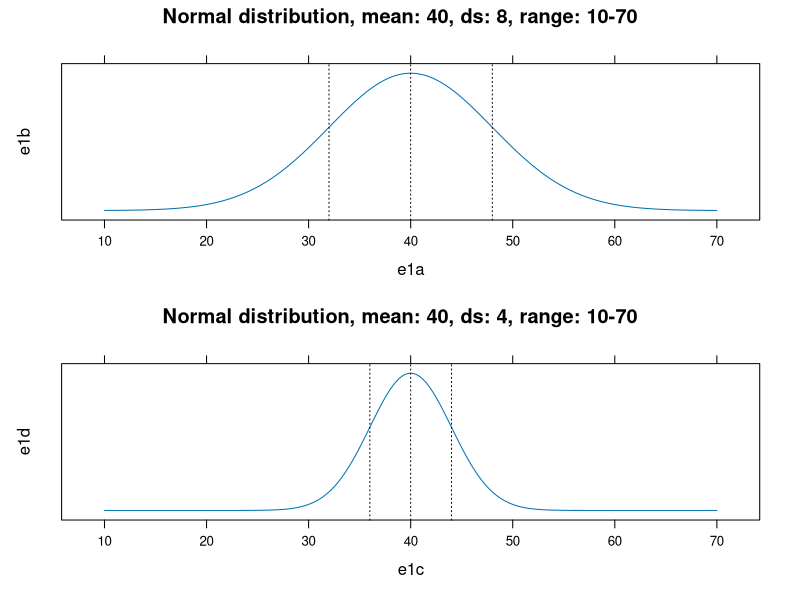
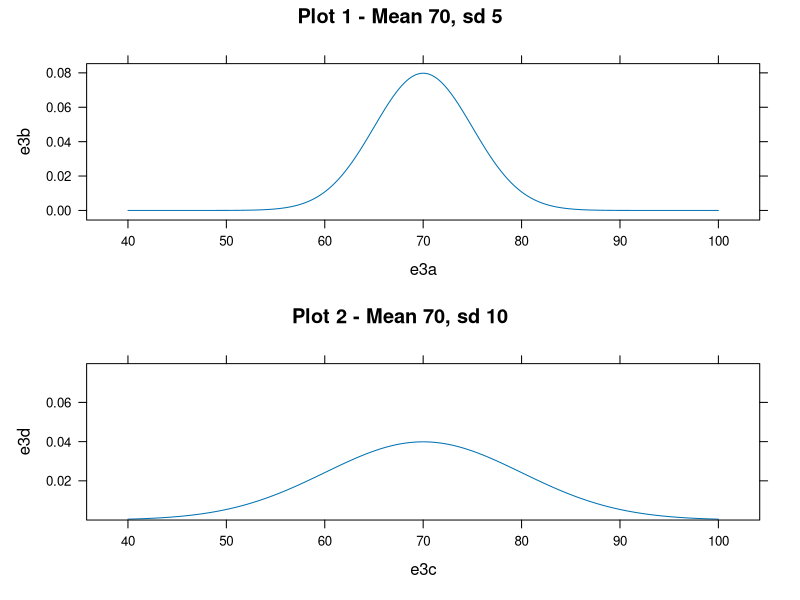
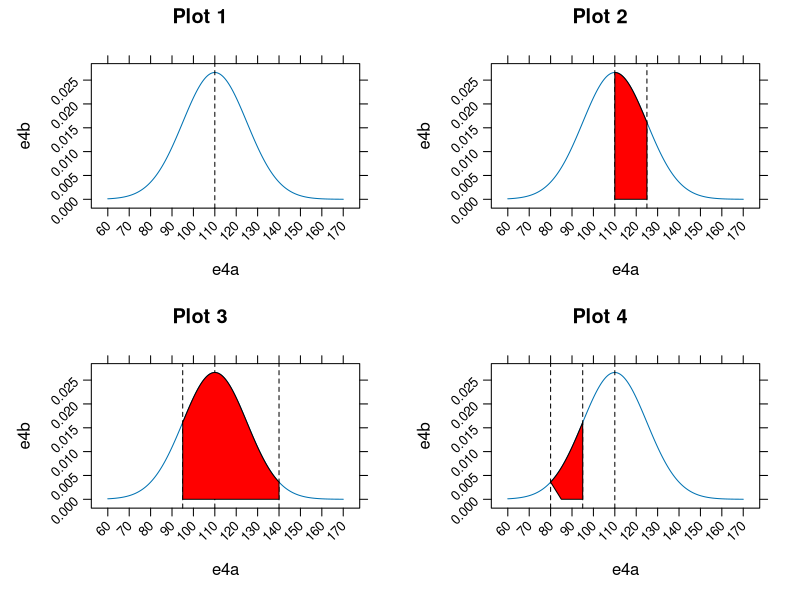
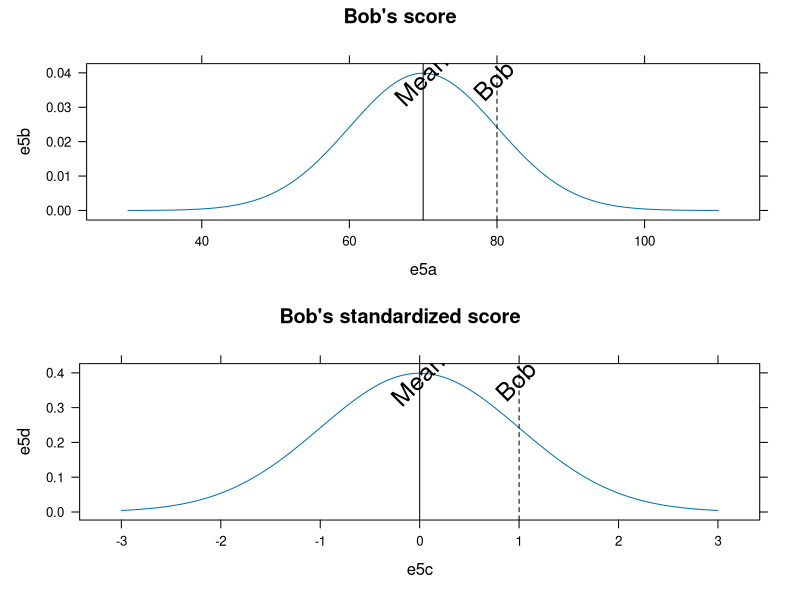

R code for these plots, in order:
## ---- chunk 1
knitr::opts_chunk$set(cache=TRUE, warning=FALSE, message=FALSE, fig.width=12)
## ---- chunk 2
library(lattice)
library(knitr)
## ---- chunk 3

set.seed(123)
e1a <- seq(10, 70,length = 10000)
e1b <- dnorm(e1a, mean = 40, sd = 8)
## ---- chunk 4
plote1 <- xyplot(e1b ~ e1a,
       type = "l",
       horizontal = FALSE,
       scales = list(y = list(at = NULL)),
       main = "Normal distribution, mean: 40, ds: 8, range: 10-70",
       panel = function(x, ...) {
               panel.xyplot(x, ...)
               vlines <- c(32, 40, 48)
               panel.abline( v = vlines, lty = 3)
       })
## ---- chunk 5
set.seed(123)
e1c <- seq(10, 70,length = 10000)
e1d <- dnorm(e1c, mean = 40, sd = 4)
## ---- chunk 6
plote2 <- xyplot(e1d ~ e1c,
       type = "l",
       horizontal = FALSE,
       scales = list(y = list(at = NULL)),
       main = "Normal distribution, mean: 40, ds: 4, range: 10-70",
       panel = function(x, ...) {
               panel.xyplot(x, ...)
               vlines <- c(36, 40, 44)
               panel.abline( v = vlines, lty = 3)
       })

## position: (a, b, c, d) b: height from the top; d: height from the bottom

print(plote1, position=c(0, .5, 1, 1), more=TRUE)
print(plote2, position=c(0, 0, 1, .5))
## ---- chunk 7
e3a <- seq(40, 100, length = 1000)
e3b <- dnorm(e3a, 70, 5)
plot_e3a <- xyplot(e3b ~ e3a,
                   type = "l",
                   main = "Plot 1 - Mean 70, sd 5")

e3c <- seq(40, 100, length = 1000)
e3d <- dnorm(e3a, 70, 10)
plot_e3b <- xyplot(e3d ~ e3c,
                   type = "l",
                   main = "Plot 2 - Mean 70, sd 10",
                   ylim = range(e3b))
                   

print(plot_e3a, position = c(0, .5, 1, 1), more = TRUE)
print(plot_e3b, position = c(0, 0, 1, 0.5))
## ---- chunk 8
e4a <- seq(60, 170, length = 10000)
e4b <- dnorm(e4a, 110, 15)

plot_e4a <- xyplot(e4b ~ e4a,
       type = "l",
       main = "Plot 1",
       scales = list(x = list(at = seq(60, 170, 10)), rot = 45),
       panel = function(x, ...){
               panel.xyplot(x, ...)
               panel.abline(v = 110, lty = 2)
       })

plot_e4b <- xyplot(e4b ~ e4a,
       type = "l",
       main = "Plot 2",
       scales = list(x = list(at = seq(60, 170, 10)), rot = 45),
       panel = function(x,y, ...){
               panel.xyplot(x,y, ...)
               panel.abline( v = c(110, 125), lty = 2)
               
               xx <- c(110, x[x>=110 & x<=125], 125) 
               yy <- c(0,   y[x>=110 & x<=125], 0) 
               panel.polygon(xx,yy, ..., col='red')
       })

plot_e4c <- xyplot(e4b ~ e4a,
       type = "l",
       main = "Plot 3",
       scales = list(x = list(at = seq(60, 170, 10)), rot = 45),
       panel = function(x,y, ...){
               panel.xyplot(x,y, ...)
               panel.abline( v = c(95, 110, 140), lty = 2)
               
               xx <- c(95, x[x>=95 & x<=140], 140) 
               yy <- c(0,   y[x>=95 & x<=140], 0) 
               panel.polygon(xx,yy, ..., col='red')
       })

plot_e4d <- xyplot(e4b ~ e4a,
       type = "l",
       main = "Plot 4",
       scales = list(x = list(at = seq(60, 170, 10)), rot = 45),
       panel = function(x,y, ...){
               panel.xyplot(x,y, ...)
               panel.abline( v = c(80, 95, 110), lty = 2)
               
               xx <- c(85, x[x>=80 & x<=95], 95) 
               yy <- c(0,   y[x>=80 & x<=95], 0) 
               panel.polygon(xx,yy, ..., col='red')
       })

print(plot_e4a, split = c(1, 1, 2, 2), more = TRUE)
print(plot_e4b, split = c(2, 1, 2, 2), more = TRUE)
print(plot_e4c, split = c(1, 2, 2, 2), more = TRUE)
print(plot_e4d, split = c(2, 2, 2, 2), more = FALSE)

## ---- chunk 9
e5a <- seq(30, 110, length = 1000)
e5b <- dnorm(e5a, 70, 10)

e5c <- seq(-3, 3, length = 1000)
e5d <- dnorm(e5c, mean = 0, sd = 1)

# Bob's Z-score:
(80 - 70)/10
## ---- chunk 10

plot_e5a <- xyplot(e5b ~ e5a, 
                  type = "l",
                  main = "Bob's score",
                  panel = function(x, ...){
                          panel.xyplot(x, ...)
                          panel.abline(v = c(70, 80), lty = c(1, 2))
                          panel.text(lab = c("Mean", "Bob"), x = c(70, 80), y = 0.035, 
                adj = c(0.4, 0), cex = 1.5, srt = 45)
                  })


plot_e5b <- xyplot(e5d ~ e5c, 
                  type = "l",
                  main = "Bob's standardized score",
                  panel = function(x, ...){
                          panel.xyplot(x, ...)
                          panel.abline(v = c(0, 1), lty = c(1, 2))
                          panel.text(lab = c("Mean", "Bob"), x = c(0, 1), y = 0.35, 
                adj = c(0.4, 0), cex = 1.5, srt = 45)
                  })

print(plot_e5a, split = c(1, 1, 1, 2), more = TRUE)
print(plot_e5b, split = c(1, 2, 1, 2), more = FALSE)
dev.off()
